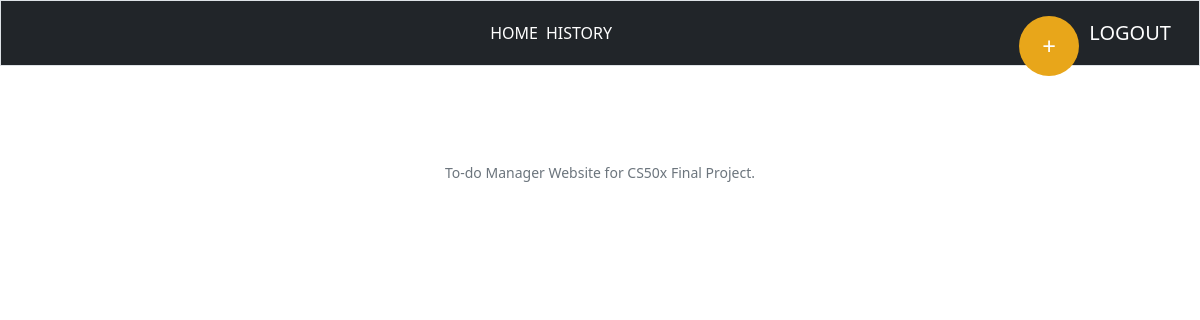
Page / (signed in) on the earlier database version.
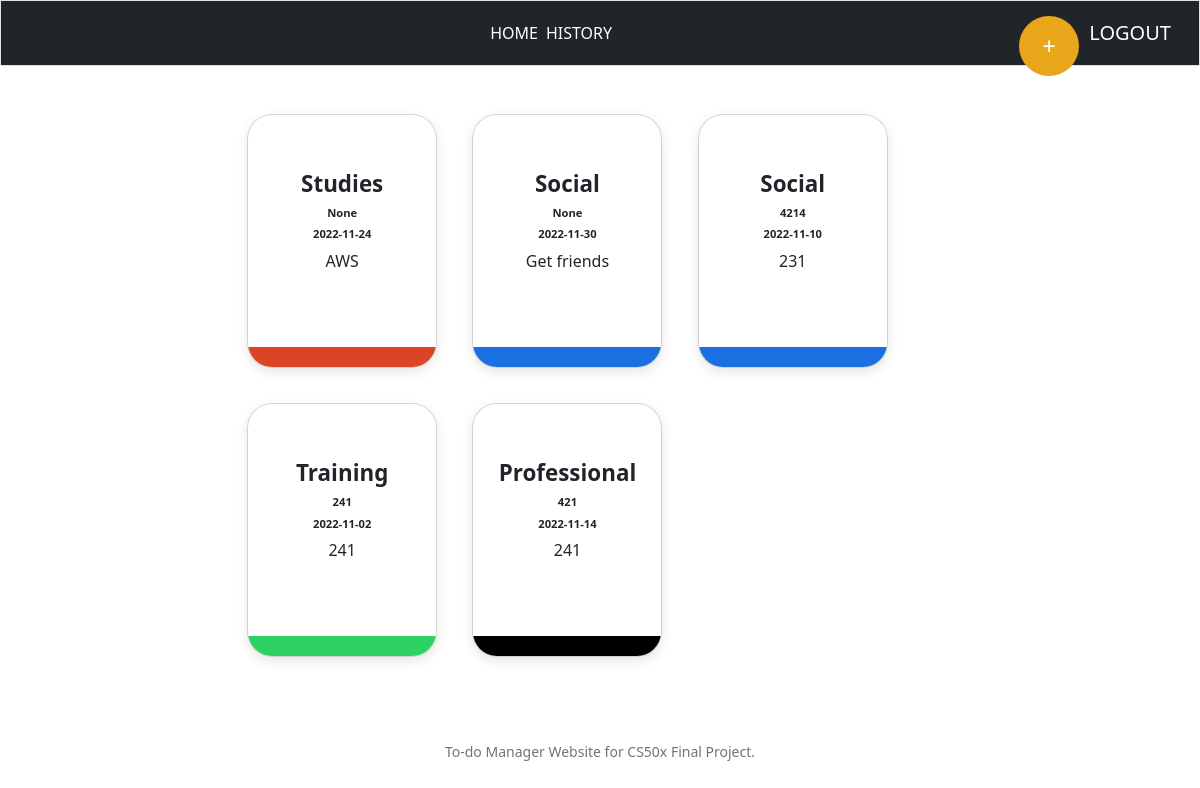
Same page on the later database version.
### tables this page shows
CREATE TABLE todo (id INTEGER, categories TEXT, description TEXT, date TEXT, list TEXT, FOREIGN KEY (id) REFERENCES users (id));

### app.py (the view)
@app.route("/")
@login_required
def index():
    userid = session["user_id"]
    usertodo = cursor.execute("SELECT * FROM todo WHERE id = ?", [userid])
    usertodo = usertodo.fetchall()
    return render_template("index.html", usertodo=usertodo)

### app.py (called while the page is built)
@app.after_request
def after_request(response):
    response.headers["Cache-Control"] = "no-cache, no-store, must-revalidate"
    response.headers["Expires"] = 0
    response.headers["Pragma"] = "no-cache"
    return response

### helpers.py (called while the page is built)
def login_required(f):
    @wraps(f)
    def decorated_function(*args, **kwargs):
        if session.get("user_id") is None:
            return redirect("/login")
        return f(*args, **kwargs)
    return decorated_function

### templates/index.html (shortened to what this page needs)
{% extends "layout.html" %}
{% block main %}
<body>
    <div class="containerBody" ;">
        {% for key in usertodo %}
        <div class="cardContainer">
            <div class="card {{key.categories}}">
                <div class="colorBar"></div>
                <div class="top">
                    <h5>{{ key.categories }}</h5>
                    <h6>{{key.list}}</h6>
                    <h6>{{key.date}}</h6>
                    <p>{{key.description}}</p>
                </div>
                <div class="buttons">
                </div>
            </div>
        </div>
        {% endfor %}
    </div>
</body>
{% endblock %}

### templates/layout.html (shortened to what this page needs)
<!DOCTYPE html>
<html lang="en">
    <head>
        <link href="https://cdn.jsdelivr.net/npm/bootstrap@5.2.0/dist/css/bootstrap.min.css" rel="stylesheet">
        <link href="/static/styles.css" rel="stylesheet">
    </head>
    <body>
        <nav class="navbar navbar-light bg-faded justify-content-between flex-nowrap flex-row border bg-dark">
            <div class="container-fluid">
                <ul class="nav navbar-nav flex-row float-right" >
                    {% if session["user_id"] %}
                     <li class="nav-item"><a class="nav-link pr-3 text-white"href="/">HOME</a></li>
                     <button id="add" onclick="showForm()">+</button>
                    <li class="nav-item"><a class="nav-link text-white pr-3" href="/history">HISTORY</a></li>
                </ul>
                <a href="/logout" class="navbar-brand float-left text-white fs-11 text-center">LOGOUT</a>
                {% else %}
                <li class="nav-item"><a class="nav-link pr-3 text-white" href="/login">LOGIN</a></li>
                <li class="nav-item"><a class="nav-link pr-3 text-white " href="/register">REGISTER</a></li>
                {% endif %}
            </div>
        </nav>
        <main class="container-fluid py-5 text-center">
            {% block main %}{% endblock %}
        </main>
        <footer class="mb-5 small text-center text-muted">
            To-do Manager Website for CS50x Final Project.
        </footer>
    </body>
</html>

### static/styles.css (style rules this page uses)
body { background-color: white; }
li { margin: 4px; }
#add { position: absolute; right: 10%; top: 23%; width: 60px; height: 60px; border-radius: 100%; font-size: 1.5rem; color: white; background-color: rgb(232, 166, 26); border: none; transition: 0.5s; }
.containerBody { margin: 0 20%; display: flex; flex-wrap: wrap; gap: 5%; }
.cardContainer { margin-bottom: 5%; }
.cardContainer .card { position: relative; width: 190px; height: 254px; border-radius: 25px; background: #ffffffd0; padding: 20px; box-shadow: rgba(0, 0, 0, 0.1) 0px 4px 12px; transition: all 0.2s ease; display: flex; flex-direction: column; justify-content: space-between; overflow: hidden; }
.cardContainer .card .top h6 { font-size: 0.7rem; font-weight: bold; }
.cardContainer .card .top h5 { position: relative; font-size: 1.4rem; font-weight: bold; }
.cardContainer .card .colorBar { position: relative; width: 150%; height: 10%; top: 100%; left: -20%; right: 0; }
.cardContainer .card.Professional .colorBar { background-color: black; }
.cardContainer .card.Social .colorBar { background-color: rgb(26, 112, 224); }
.cardContainer .card.Training .colorBar { background-color: rgb(45, 209, 97); }
.cardContainer .card.Studies .colorBar { background-color: rgb(219, 68, 37); }
.card .buttons { width: 100%; height: auto; display: flex; justify-content: center; gap: 10%; margin-bottom: 15%; }
.nav { text-align: center; margin: 0 auto; }

Differences in the rows shown:
added todo: categories "Studies", list "None", date "2022-11-24", description "AWS"
added todo: categories "Social", list "None", date "2022-11-30", description "Get friends"
added todo: categories "Social", list "4214", date "2022-11-10", description "231"
added todo: categories "Training", list "241", date "2022-11-02", description "241"
added todo: categories "Professional", list "421", date "2022-11-14", description "241"
